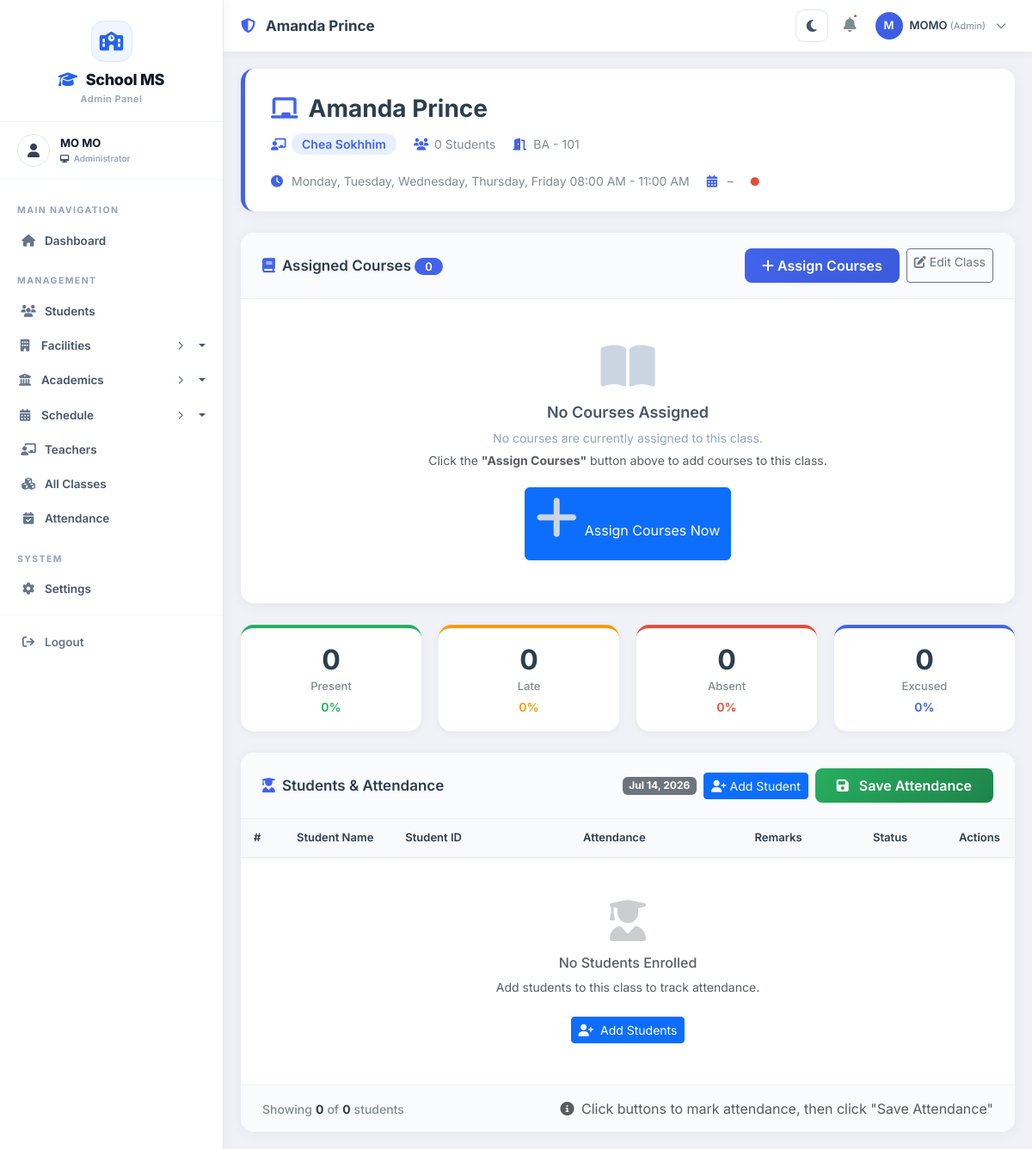
The app's page /classes/classes/4/ (signed in), older data.
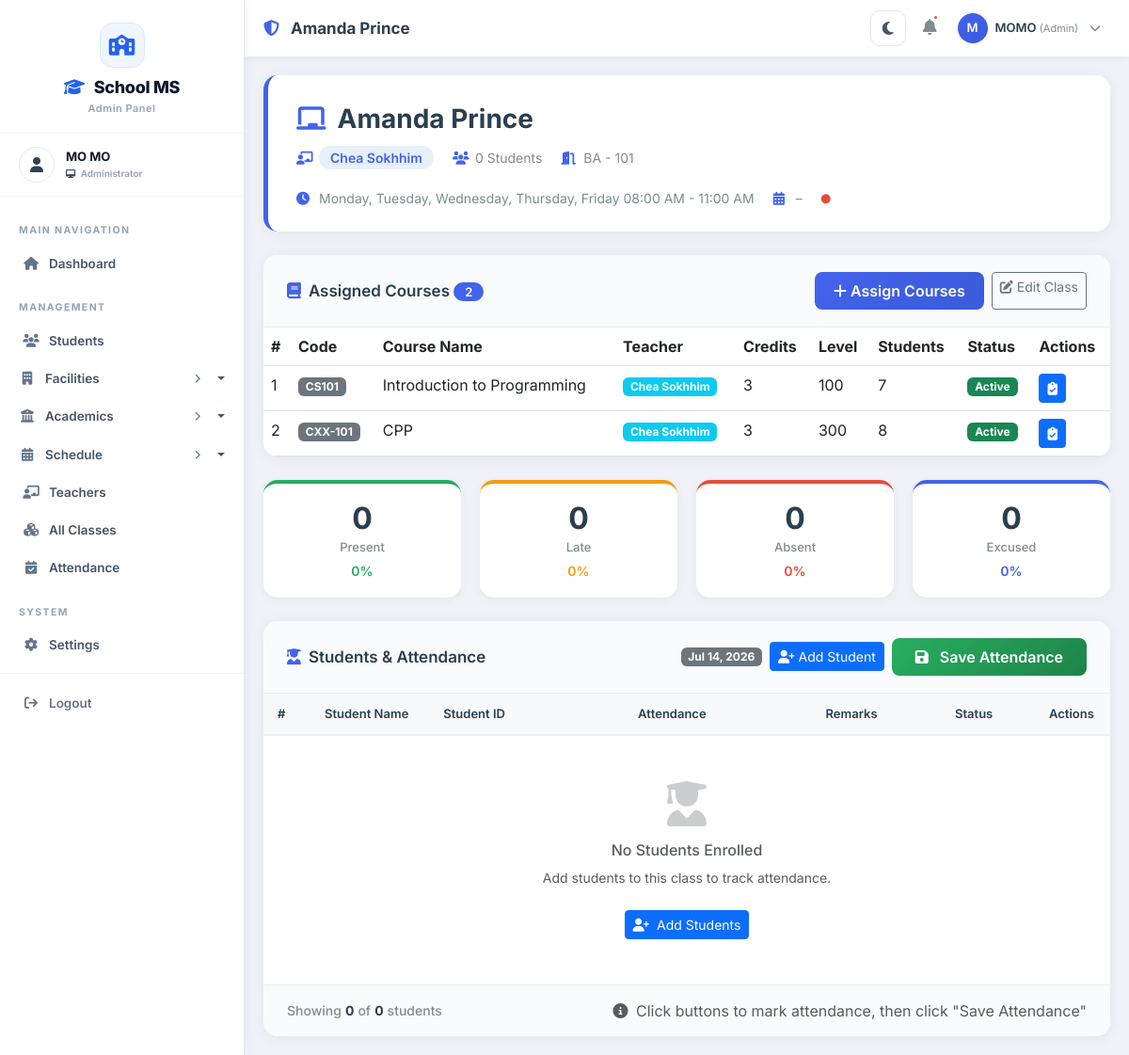
The same page, newer data.
### courses/models.py (models this page shows, shortened)
class Course(models.Model):
    LEVEL_CHOICES = [
        ('100', 'Year 1'),
        ('200', 'Year 2'),
        ('300', 'Year 3'),
        ('400', 'Year 4'),
        ('500', 'Year 5'),
    ]
    course_id = models.CharField(max_length=20, unique=True, editable=False)
    code = models.CharField(max_length=20, unique=True)
    name = models.CharField(max_length=200)
    description = models.TextField()
    credits = models.IntegerField()
    level = models.CharField(max_length=10, choices=LEVEL_CHOICES, default='100')
    duration = models.CharField(max_length=50, default='12 weeks')
    fee = models.DecimalField(max_digits=10, decimal_places=2, default=0.00)
    major = models.ForeignKey(
        Major,
        on_delete=models.SET_NULL,
        null=True,
        blank=True,
        related_name='courses'
    )
    teacher = models.ForeignKey(
        Teacher,
        on_delete=models.SET_NULL,
        null=True,
        blank=True,
        related_name='courses'
    )
    prerequisites = models.ManyToManyField('self', symmetrical=False, blank=True)
    time_slots = models.ManyToManyField(
        'classes.TimeSlot',
        blank=True,
        related_name='course_time_slots'
    )
    is_active = models.BooleanField(default=True)
    created_at = models.DateTimeField(auto_now_add=True)
    updated_at = models.DateTimeField(auto_now=True)
    class Meta:
        ordering = ['code']

### teachers/models.py (models this page shows, shortened)
class Teacher(models.Model):
    GENDER_CHOICES = [
        ('M', 'Male'),
        ('F', 'Female'),
        ('O', 'Other')
    ]
    POSITION_CHOICES = [
        ('dean', '👑 Dean'),
        ('associate_dean', 'Associate Dean'),
        ('department_head', 'Department Head'),
        ('professor', 'Professor'),
        ('associate_professor', 'Associate Professor'),
        ('assistant_professor', 'Assistant Professor'),
        ('lecturer', 'Lecturer'),
        ('instructor', 'Instructor'),
        ('teaching_assistant', 'Teaching Assistant'),
    ]
    user = models.OneToOneField(User, on_delete=models.CASCADE, related_name='teacher_profile', null=True, blank=True)
    teacher_id = models.CharField(max_length=20, unique=True)
    first_name = models.CharField(max_length=100)
    last_name = models.CharField(max_length=100)
    date_of_birth = models.DateField()
    gender = models.CharField(max_length=10, choices=GENDER_CHOICES)
    phone = models.CharField(max_length=15)
    email = models.EmailField()
    address = models.TextField(blank=True, null=True)
    profile_picture = models.ImageField(upload_to='teachers/', blank=True, null=True)
    qualification = models.CharField(max_length=200, blank=True, null=True)
    specialization = models.CharField(max_length=200, blank=True, null=True)
    years_of_experience = models.IntegerField(default=0)
    position = models.CharField(
        max_length=50,
        choices=POSITION_CHOICES,
        default='lecturer',
        help_text="Current position/rank of the teacher"
    )
    hired_date = models.DateField(null=True, blank=True)
    is_active = models.BooleanField(default=True)
    created_at = models.DateTimeField(auto_now_add=True)
    updated_at = models.DateTimeField(auto_now=True)
    def get_full_name(self):
        return f"{self.first_name} {self.last_name}"
    class Meta:
        ordering = ['first_name', 'last_name']

### classes/views.py (the view, shortened to what this page needs)
# urls.py: path('classes/<int:pk>/', views.class_detail, name='class_detail'),
@login_required
@admin_required
def class_detail(request, pk):
    class_obj = get_object_or_404(Class, pk=pk)
    students = class_obj.enrolled_students.filter(is_active=True)
    courses = class_obj.courses.filter(is_active=True)
    today = date.today()
    course_list = list(courses)
    total_students = students.count()
    if course_list:
        student_ids = students.values_list('id', flat=True)
        present_count = Attendance.objects.filter(
            course__in=course_list,
            date=today,
            status='present',
            student_id__in=student_ids
        ).values('student_id').distinct().count()
        absent_count = Attendance.objects.filter(
            course__in=course_list,
            date=today,
            status='absent',
            student_id__in=student_ids
        ).values('student_id').distinct().count()
        late_count = Attendance.objects.filter(
            course__in=course_list,
            date=today,
            status='late',
            student_id__in=student_ids
        ).values('student_id').distinct().count()
        excused_count = Attendance.objects.filter(
            course__in=course_list,
            date=today,
            status='excused',
            student_id__in=student_ids
        ).values('student_id').distinct().count()
    else:
        present_count = 0
        absent_count = 0
        late_count = 0
        excused_count = 0
    present_percentage = attendance_rate_percent(present_count, total_students) if total_students > 0 else 0
    context = {
        'class': class_obj,
        'students': students,
        'courses': courses,
        'total_students': total_students,
        'present_count': present_count,
        'absent_count': absent_count,
        'late_count': late_count,
        'excused_count': excused_count,
        'present_percentage': present_percentage,
        'today': today,
    }
    return render(request, 'Backend/admin/class/class_detail.html', context)

### classes/context_processors.py (called while the page is built)
def sidebar_counts(request):
    return {
        'total_buildings': Building.objects.filter(is_active=True).count(),
        'total_floors': Floor.objects.filter(is_active=True).count(),
        'total_rooms': Room.objects.filter(is_active=True).count(),
        'total_terms': Term.objects.filter(is_active=True).count(),
        'total_timeslots': TimeSlot.objects.filter(is_active=True).count(),
    }

### classes/models.py (called while the page is built, shortened)
    def __str__(self):
        return f"{self.building.code} - {self.room_number}"

    def __str__(self):
        days_list = [dict(TimeSlot.DAYS_OF_WEEK).get(day.strip(), day) for day in self.days.split(',')]
        days_str = ', '.join(days_list)
        return f"{days_str} {self.start_time.strftime('%I:%M %p')} - {self.end_time.strftime('%I:%M %p')}"

    def get_schedule_display(self):
        if self.time_slots.exists():
            slots = self.time_slots.all()
            return ", ".join([str(slot) for slot in slots])

### templates/Backend/admin/class/class_detail.html (shortened to what the changed rows need)
{% extends 'Backend/layouts/admin_layout.html' %}
{% load static %}
{% block content %}
<div class="courses-section">
    <div class="card-header-custom">
        <h5>
            <i class="fas fa-book"></i>Assigned Courses
            <span class="badge-count">{{ courses|length }}</span>
        </h5>
    </div>
    <div class="card-body-custom">
        {% if courses %}
        <div class="table-responsive">
            <table class="table table-hover mb-0">
                <thead>
                    <tr>
                        <th>#</th>
                        <th>Code</th>
                        <th>Course Name</th>
                        <th>Teacher</th>
                        <th>Credits</th>
                        <th>Level</th>
                        <th>Students</th>
                        <th>Status</th>
                        <th>Actions</th>
                    </tr>
                </thead>
                <tbody>
                    {% for course in courses %}
                    <tr>
                        <td>{{ forloop.counter }}</td>
                        <td><span class="badge bg-secondary">{{ course.code }}</span></td>
                        <td>{{ course.name }}</td>
                        <td>
                            {% if course.teacher %}
                            <span class="badge bg-info">{{ course.teacher.get_full_name }}</span>
                            {% else %}
                            <span class="badge bg-warning">Not Assigned</span>
                            {% endif %}
                        </td>
                        <td>{{ course.credits }}</td>
                        <td>{{ course.level|default:"N/A" }}</td>
                        <td>{{ course.students.count }}</td>
                        <td>
                            <span class="badge {% if course.is_active %}bg-success{% else %}bg-danger{% endif %}">
                                {{ course.is_active|yesno:"Active,Inactive" }}
                            </span>
                        </td>
                        <td>
                            <a href="{% url 'attendance:admin_course_attendance_detail' course.id %}"
                                class="btn btn-sm btn-primary" title="View Attendance">
                                <i class="fas fa-clipboard-check"></i>
                            </a>
                        </td>
                    </tr>
                    {% endfor %}
                </tbody>
            </table>
        </div>
        {% else %}
        <div class="empty-courses">
            <i class="fas fa-book-open"></i>
            <h6>No Courses Assigned</h6>
            <p>No courses are currently assigned to this class.</p>
            <p class="text-muted small">Click the <strong>"Assign Courses"</strong> button above to add courses to this
                class.</p>
            <a href="{% url 'classes:class_assign_courses' class.id %}" class="btn btn-primary mt-3">
                <i class="fas fa-plus me-2"></i>Assign Courses Now
            </a>
        </div>
        {% endif %}
    </div>
</div>
<div class="student-table-card">
    <div class="card-body-custom">
        <div class="table-responsive">
            <table class="table table-attendance">
                <thead>
                    <tr>
                        <th style="width: 50px;">#</th>
                        <th>Student Name</th>
                        <th style="width: 110px;">Student ID</th>
                        <th style="text-align: center; min-width: 280px;">Attendance</th>
                        <th style="min-width: 130px;">Remarks</th>
                        <th style="width: 100px;">Status</th>
                        <th style="width: 80px;">Actions</th>
                    </tr>
                </thead>
            </table>
        </div>
    </div>
</div>
{% endblock %}

Row changes from the older to the newer data that the page shows:
now on this page (row edited): Course: code "CS101", name "Introduction to Programming", teacher.get_full_name "Chea Sokhhim", credits "3", level "100", students.count "7", is_active "Active"
now on this page (row edited): Course: code "CXX-101", name "CPP", teacher.get_full_name "Chea Sokhhim", credits "3", level "300", students.count "8", is_active "Active"
Text that changed along with them:
{{ courses|length }}: "0" → "2"
text no longer shown: "No Courses Assigned No courses are currently assigned to this class. Click the \"Assign Courses\" button above to add courses to this class. Assign Courses Now"
text now shown: "# Code Course Name Teacher Credits Level Students Status Actions"
